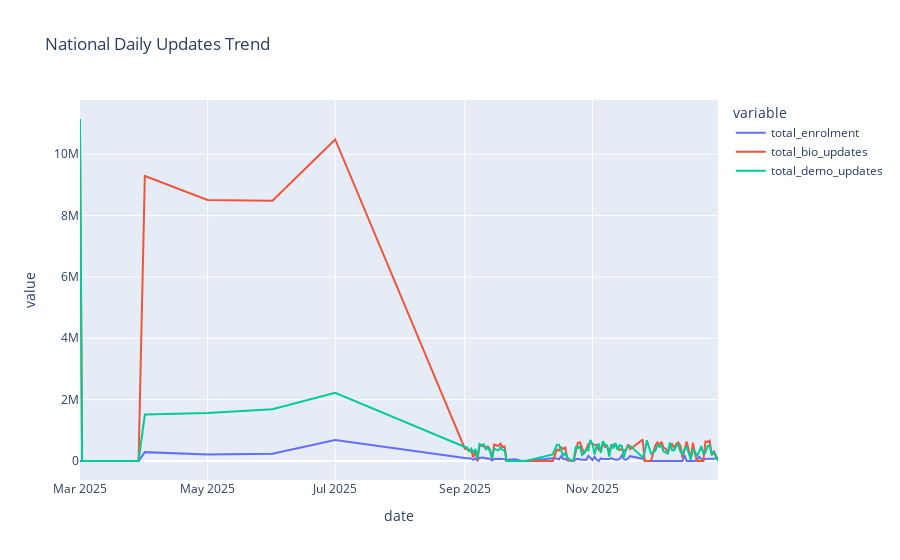

Notebook code for this chart:
### Markdown cell above
## 4.1 Daily Trends

### Code cell
# Aggregating daily
daily_trend = df.groupby('date')[['total_enrolment', 'total_bio_updates', 'total_demo_updates']].sum().reset_index()

fig = px.line(daily_trend, x='date', y=['total_enrolment', 'total_bio_updates', 'total_demo_updates'], 
              title="National Daily Updates Trend")
fig.show()
